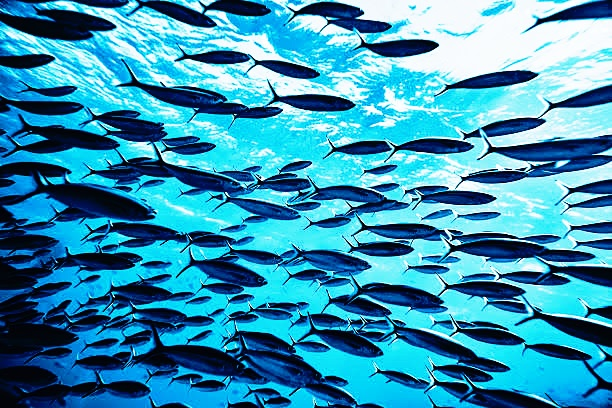
#> input picture CIE/new.jpg, 612 x 408 px
$ python open.py
#> lines starting #> are read from the running program, lines starting #| are printed output that depends on the picture; after the words box and inside, x2 and y2 are one past the last pixel; in counts of white or black regions, pixels touching at a corner belong together
#!/usr/bin/env python3
# -*- coding: utf-8 -*-
"""
Created on Mon Oct 30 12:32:41 2023

@author: Kalash Shah
"""

# import the necessary packages
import cv2
import numpy as np

# read the image
img = cv2.imread("new.jpg", 0)
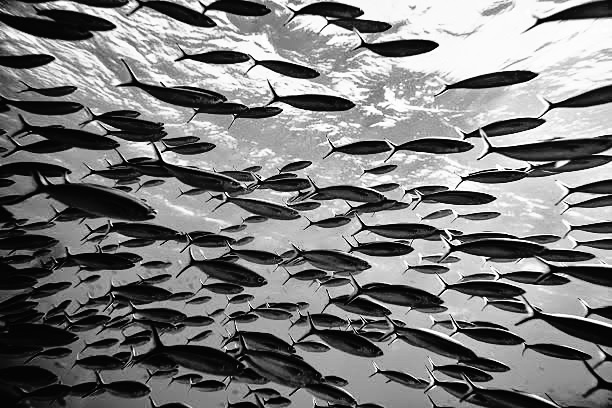
#> img: shape (408, 612); min 0, max 255, mean 122.4

# binarize the image
binary_image = cv2.threshold(img, 0, 255, cv2.THRESH_BINARY+cv2.THRESH_OTSU)[1]
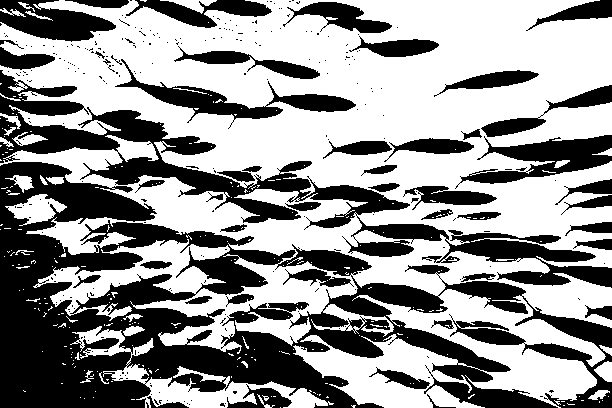
#> binary_image: shape (408, 612); 58% white; 288 black regions (240 under 20 px), largest, box (x1, y1, x2, y2) and area: (0, 162, 612, 408) 56122, (0, 70, 612, 288) 19291, (455, 135, 612, 189) 3513
binary_image = cv2.bitwise_not(binary_image)


# define the kernel
kernel = np.ones((3, 3), np.uint8)

# opening the image
binary_image = cv2.morphologyEx(binary_image, cv2.MORPH_OPEN,kernel, iterations=1)
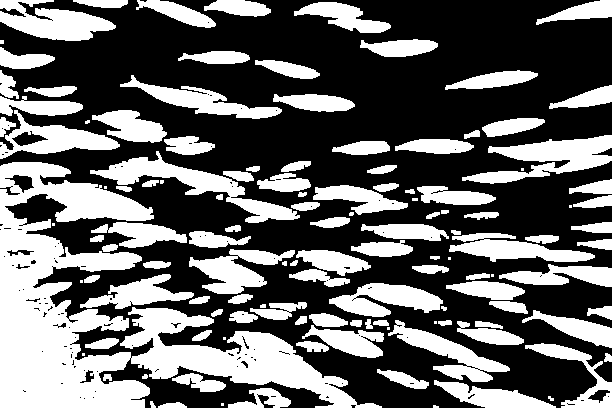
#> binary_image: shape (408, 612); 39.7% white; 126 white regions (18 under 20 px), largest, box (x1, y1, x2, y2) and area: (0, 162, 382, 408) 30663, (90, 151, 300, 223) 3488, (462, 135, 612, 184) 3382
#closing = cv2.morphologyEx(binr, cv2.MORPH_CLOSE,kernel, iterations=1)

# Apply component labeling
num_labels, labels, stats, centroids = cv2.connectedComponentsWithStats(binary_image, connectivity=8)
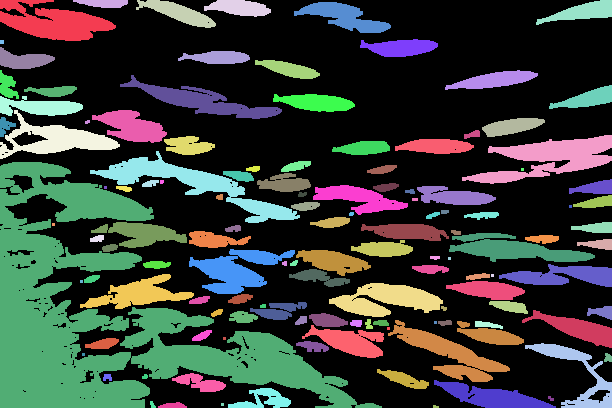
#> labels: shape (408, 612) int32; 127 distinct labels, from 0 to 126; one colour per label, 0 black
#> num_labels = 127; stats = 127 rows, first 6: [0, 0, 612, 408, 150617], [0, 0, 116, 41, 2761], [73, 0, 55, 8, 337], [136, 0, 80, 28, 968], [204, 0, 67, 17, 772], [536, 0, 76, 25, 903]; centroids = 127 pairs, first value 1.5 to 607.6, second value 2.87 to 406.2

# Create a random color map for labeling visualization
color_map = np.random.randint(0, 255, size=(num_labels, 3), dtype=np.uint8)
#> color_map = 127 rows, first 8: [172, 10, 127], [140, 47, 170], [196, 151, 117], [166, 22, 183], [192, 204, 33], [216, 67, 179], [78, 154, 251], [82, 162, 219]

# Create an output image for visualization
output_image = np.zeros((binary_image.shape[0], binary_image.shape[1], 3), dtype=np.uint8)

# Visualize labeled components
for label in range(1, num_labels):
    output_image[labels == label] = color_map[label]
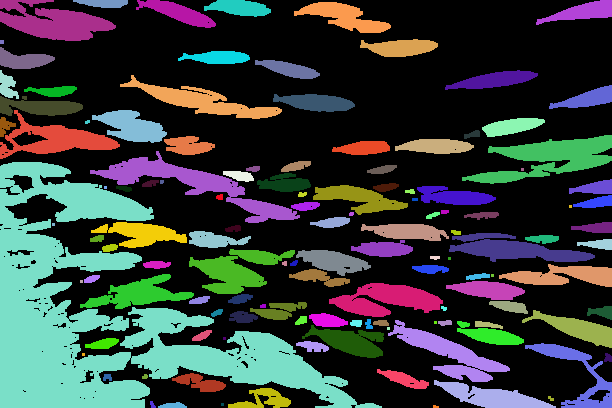
#> output_image: shape (408, 612, 3); mean of channels 0, 1, 2 59.4, 61.3, 53.7; drawn as B, G, R

# Display the labeled image
cv2.imshow('Binary Image', binary_image)
cv2.imshow('Labeled Image', output_image)
cv2.waitKey(0)
cv2.destroyAllWindows()

# Print the number of labels (excluding background label 0)
print("Number of labels:" , num_labels - 1)
#| Number of labels: 126
